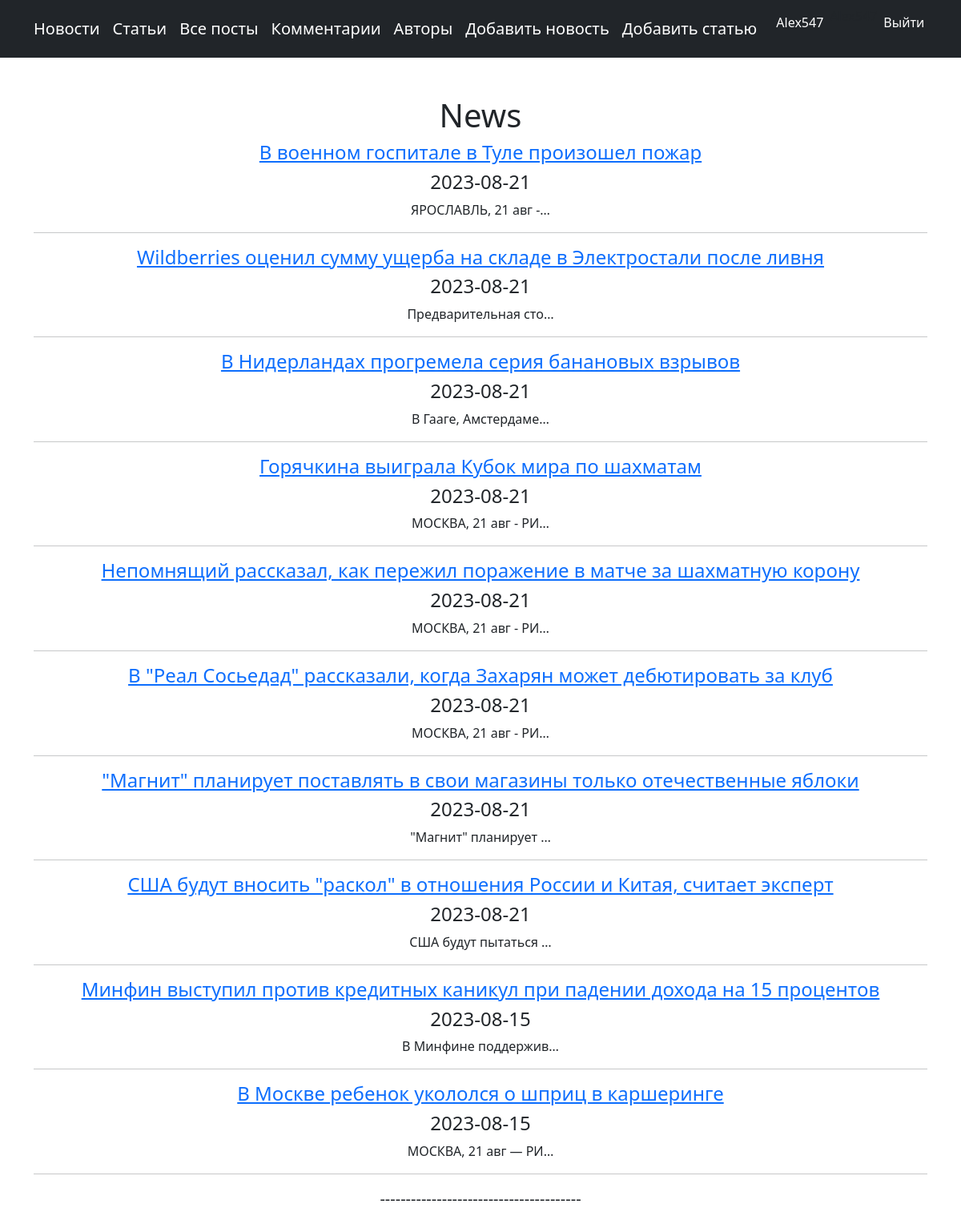
Before: /news/ (signed in) with the older database file.
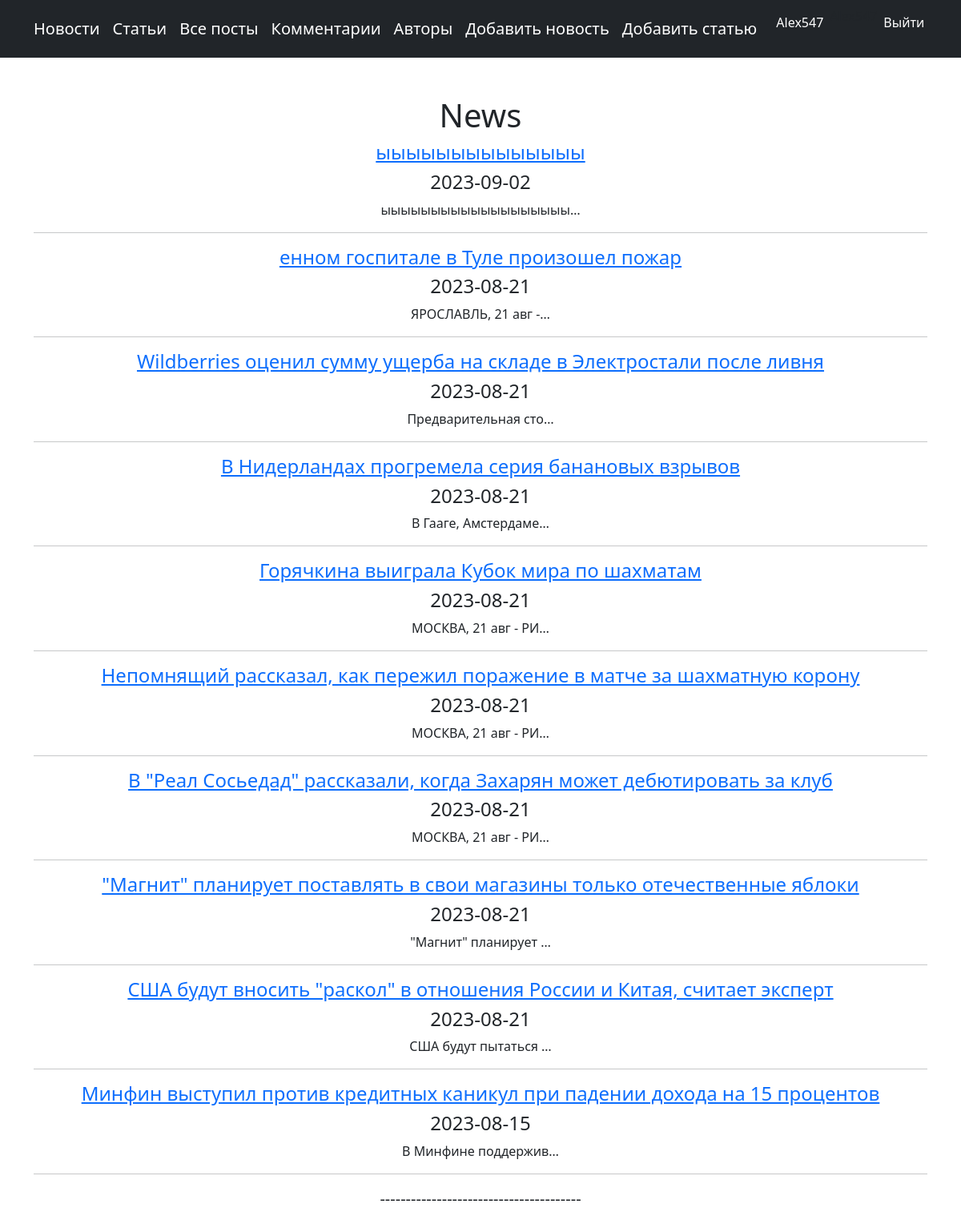
After: the same page with the newer database file.
### newsportal/models.py (models this page shows, shortened)
class Post(models.Model):
    author = models.ForeignKey(Author, on_delete=models.CASCADE, verbose_name='Автор')
    type_post = models.CharField(max_length=1, choices=POSTS, verbose_name='Тип поста')
    time_created = models.DateTimeField(auto_now_add=True, verbose_name='Дата создания')
    category = models.ManyToManyField(Category, through="PostCategory", verbose_name='Категория')
    title =  models.CharField(max_length=255, verbose_name='Оглавление')
    content = models.TextField( verbose_name='Содержание')
    rating = models.SmallIntegerField(default=0, verbose_name='Рейтинг')

### newsportal/views.py (the view)
# urls.py: path('news/', ListNews.as_view(), name='news'),
class ListNews(ListView):
    queryset = Post.objects.filter(type_post=news)
    ordering = '-time_created'
    template_name = 'newsportal/index_news.html'
    context_object_name = 'news'
    paginate_by = 10
    def get_queryset(self):
        queryset = super().get_queryset()
        self.filterset = PostFilter(self.request.GET, queryset)
        return self.filterset.qs
    def get_context_data(self, **kwargs):
        context = super().get_context_data(**kwargs)
        context['filterset'] = self.filterset
        return context

### newsportal/templates/newsportal/index_news.html (shortened to what this page needs)
{% extends 'newsportal/default.html' %}
{% block content %}
{% if news %}
<h1>News</h1>
{% for n in news %}
<a href="{% url 'one_news' n.pk %}"><h4>{{ n.title }}</h4></a>
<h4>{{ n.time_created|date:'Y-m-d' }}</h4>
<p>{{ n.content|truncatechars:20 }}</p>
<hr>
{% endfor %}
{% else %}  <h1>No News</h1>
{% endif %}
{% endblock content %}

Changed rows visible on the page:
no longer on this page (row unchanged): Post: title "В Москве ребенок укололся о шприц в каршеринге", time_created "2023-08-15", content "МОСКВА, 21 авг — РИ…"
added Post: title "ыыыыыыыыыыыыыы", time_created "2023-09-02", content "ыыыыыыыыыыыыыыыыыыы…"
changed Post "ЯРОСЛАВЛЬ, 21 авг -…": title "В военном госпитале в Туле произошел пожар" → "енном госпитале в Туле произошел пожар"
